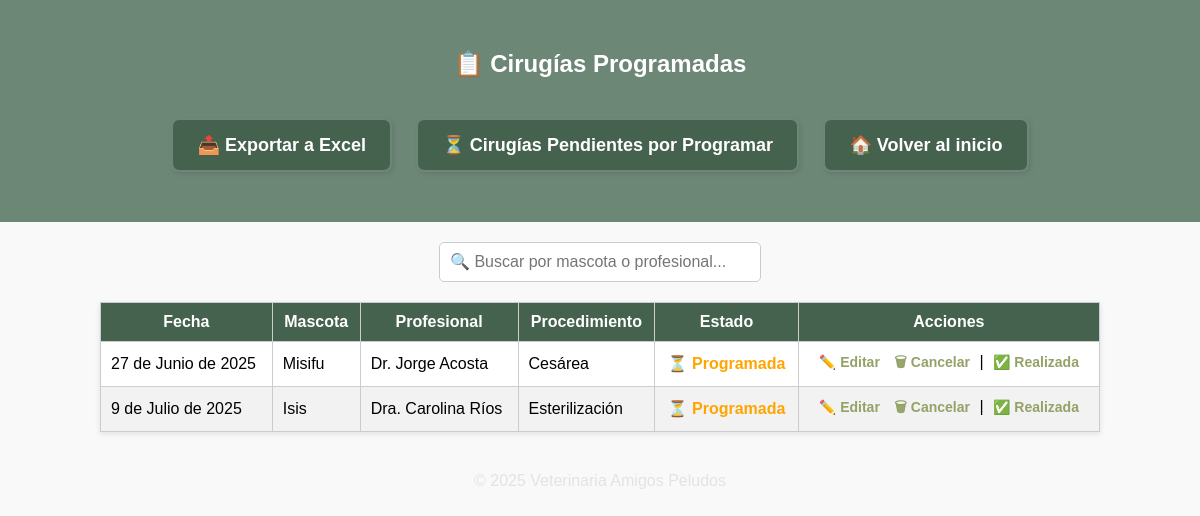
Page /cirugias/ on the earlier database version.
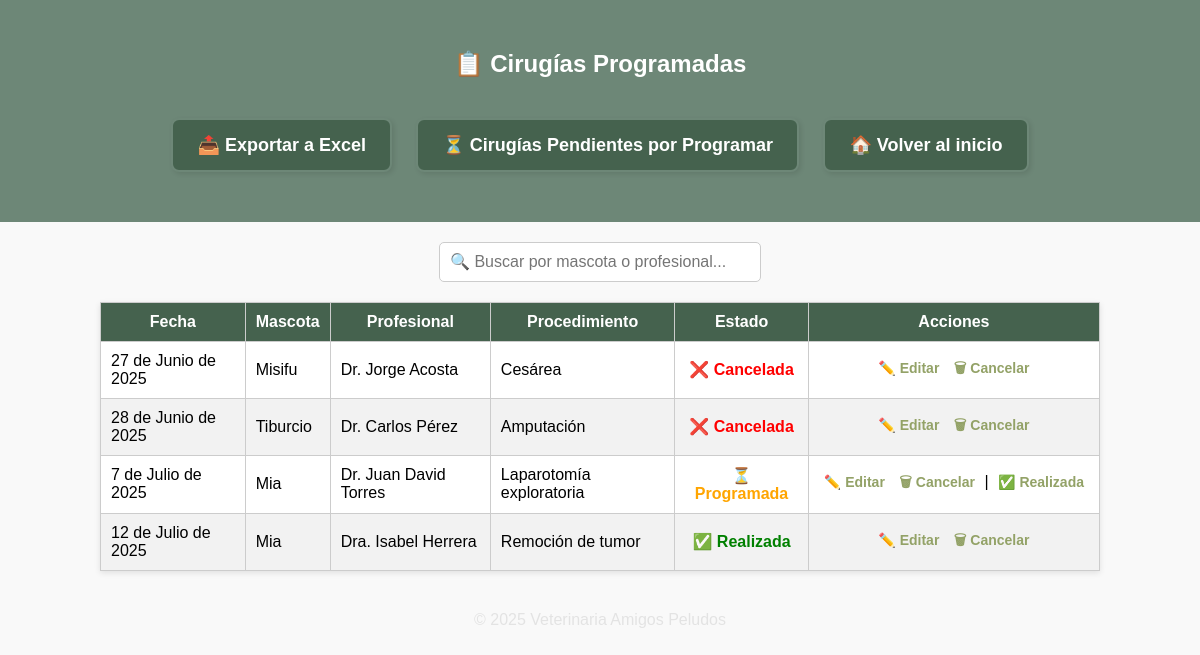
Same page on the later database version.
### principal/models.py (models this page shows, shortened)
class Cirugia(models.Model):
    mascota = models.ForeignKey(Mascota, on_delete=models.CASCADE, related_name='cirugias')
    profesional = models.ForeignKey(Profesional, on_delete=models.SET_NULL, null=True, related_name='cirugias')
    procedimiento = models.CharField(max_length=255)
    descripcion_proced = models.TextField(blank=True, null=True)
    fecha_prog = models.DateField()
    hora_prog = models.TimeField()
    duracion_aprox = models.DurationField()
    estado = models.CharField(max_length=100)
    observaciones_cirugia = models.TextField(blank=True, null=True)
    consulta = models.ForeignKey(Consulta, on_delete=models.CASCADE, related_name='cirugia', null=True, blank=True)
    activo = models.BooleanField(default=True)

class Mascota(models.Model):
    nombre_mascota = models.CharField(max_length=100)
    especie = models.CharField(max_length=50, blank=True)
    raza = models.CharField(max_length=50, blank=True)
    edad = models.PositiveIntegerField(null=True, blank=True)
    cliente = models.ForeignKey(Cliente, on_delete=models.CASCADE, related_name='mascotas')
    activo = models.BooleanField(default=True)

class Profesional(models.Model):
    nombre_prof = models.CharField(max_length=100)
    tarjeta_profesional = models.CharField(max_length=50, unique=True)
    telefono = models.CharField(max_length=20, blank=True, null=True)
    especialidad = models.CharField(max_length=100, blank=True, null=True)
    activo = models.BooleanField(default=True)

### principal/views.py (the view)
# urls.py: path('cirugias/', views.lista_cirugias, name='lista_cirugias'),
def lista_cirugias(request):
    cirugias = Cirugia.objects.filter(activo=True).order_by('fecha_prog', 'hora_prog')
    return render(request, 'principal/lista_cirugias.html', {'cirugias': cirugias})

### principal/templates/principal/lista_cirugias.html (shortened to what this page needs)
{% load static %}
<!DOCTYPE html>
<html lang="es">
<head>
    <link rel="stylesheet" href="{% static 'principal/css/listas.css' %}">
</head>
<body>
<header>
    <h2>📋 Cirugías Programadas</h2>
    <a href="{% url 'exportar_cirugias' %}" class="btn">📤 Exportar a Excel</a>
    <a href="{% url 'cirugias_pendientes' %}" class="btn">⏳ Cirugías Pendientes por Programar</a>
    <a href="{% url 'inicio' %}" class="btn">🏠 Volver al inicio</a>
</header>
<div class="search-box">
    <input type="text" id="buscar" placeholder="🔍 Buscar por mascota o profesional...">
</div>
<table id="tabla-cirugias">
    <thead>
        <tr>
            <th>Fecha</th>
            <th>Mascota</th>
            <th>Profesional</th>
            <th>Procedimiento</th>
            <th>Estado</th>
            <th>Acciones</th>
        </tr>
    </thead>
    <tbody>
        {% for cirugia in cirugias %}
        <tr>
            <td>{{ cirugia.fecha_prog }}</td>
            <td>{{ cirugia.mascota.nombre_mascota }}</td>
            <td>{{ cirugia.profesional.nombre_prof }}</td>
            <td>{{ cirugia.procedimiento }}</td>
            <td>
               {% if cirugia.estado|lower == "realizada" %}
                    <span class="estado-realizada">✅ Realizada</span>
                {% elif cirugia.estado|lower == "programada" %}
                    <span class="estado-activa">⏳ Programada</span>
                {% elif cirugia.estado|lower == "cancelada" %}
                    <span class="estado-cancelado">❌ Cancelada</span>
                {% else %}
                    <span style="color: gray;">⛔ Sin estado definido</span>
                {% endif %}
            </td>
            <td class="acciones">
                <a href="{% url 'editar_cirugia_directa' cirugia.id %}" class="btn-editar">✏️ Editar</a>
                <a href="{% url 'cancelar_cirugia' cirugia.id %}" onclick="return confirm('Cancelar esta cirugía?');">🗑 Cancelar</a>
                {% if cirugia.estado|lower == "programada" %}
                    |
                    <a href="{% url 'cirugia_realizada' cirugia.id %}" onclick="return confirm('¿Marcar como realizada?');">✅ Realizada</a>
                {% endif %}
            </td>
        </tr>
        {% empty %}
        <tr>
            <td colspan="6">No hay cirugías programadas.</td>
        </tr>
        {% endfor %}
    </tbody>
</table>
<footer>
    <p>© 2025 Veterinaria Amigos Peludos</p>
</footer>
</body>
</html>

Differences in the rows shown:
no longer on this page (row edited): Cirugia: fecha_prog "9 de Julio de 2025", mascota.nombre_mascota "Isis", profesional.nombre_prof "Dra. Carolina Ríos", procedimiento "Esterilización", estado "⏳ Programada"
changed Cirugia "27 de Junio de 2025": estado "⏳ Programada | ✅ Realizada" → "❌ Cancelada"
added Cirugia: fecha_prog "28 de Junio de 2025", mascota.nombre_mascota "Tiburcio", profesional.nombre_prof "Dr. Carlos Pérez", procedimiento "Amputación", estado "❌ Cancelada"
added Cirugia: fecha_prog "7 de Julio de 2025", mascota.nombre_mascota "Mia", profesional.nombre_prof "Dr. Juan David Torres", procedimiento "Laparotomía exploratoria", estado "⏳ Programada"
added Cirugia: fecha_prog "12 de Julio de 2025", mascota.nombre_mascota "Mia", profesional.nombre_prof "Dra. Isabel Herrera", procedimiento "Remoción de tumor", estado "✅ Realizada"
